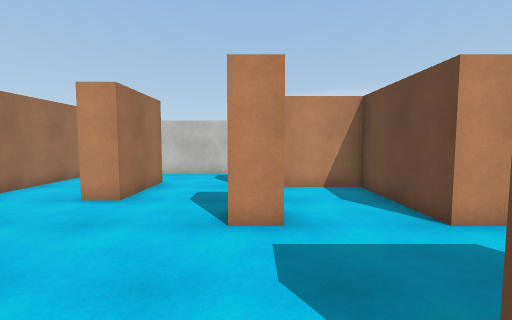
View 1 (above)

16 first-person views from a walk through a scene from a Unity 3-D project. The camera is 1.5 m above the floor, tilts 4° down and sees 90° across. The floor is counted in squares, 1 m on a side. Each view is taken from the middle of a square. On the plan, view 1 faces up. The plan holds only what a view shows up to about 13 squares ahead; the rest is blank. Surface patterns are stand-ins for the level's own textures.

View 2
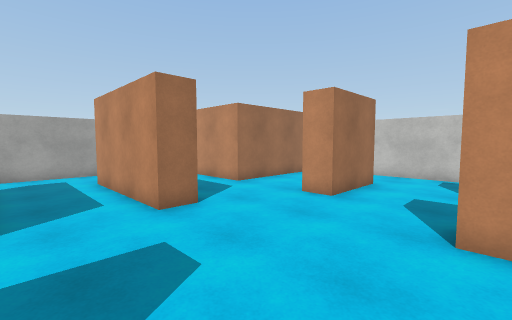

View 3
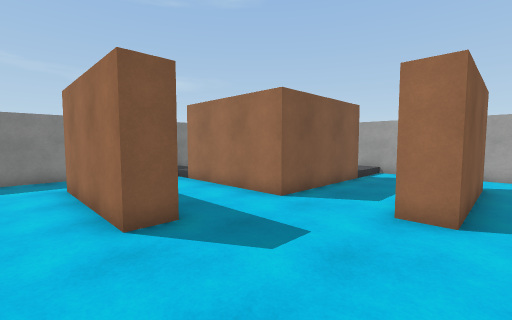

View 4
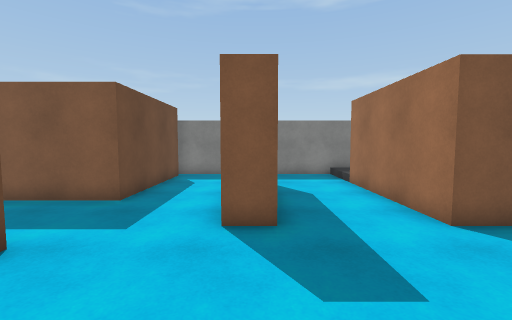

View 5
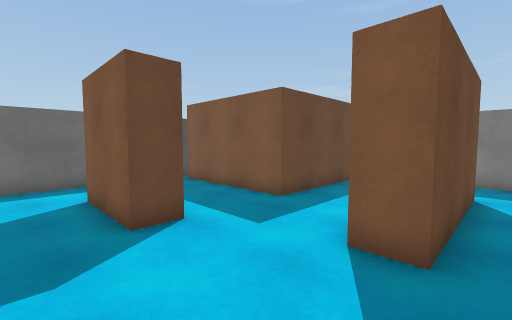

View 6
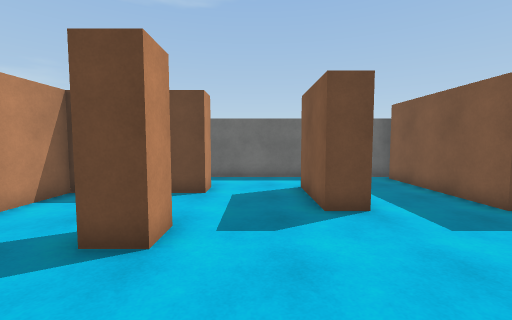

View 7
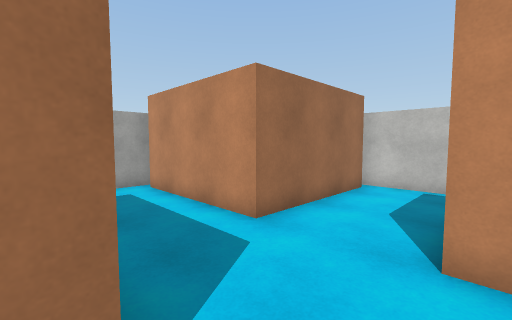

View 8
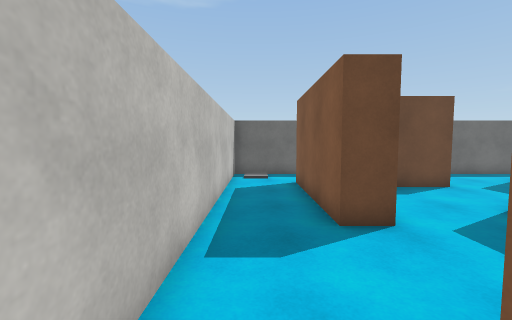

View 9
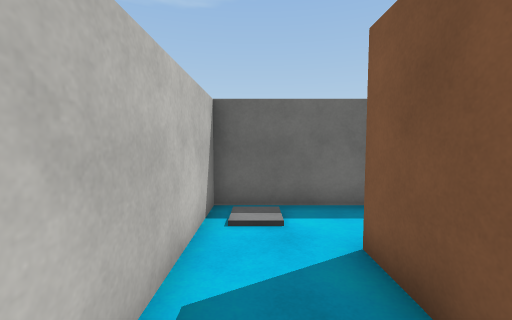

View 10
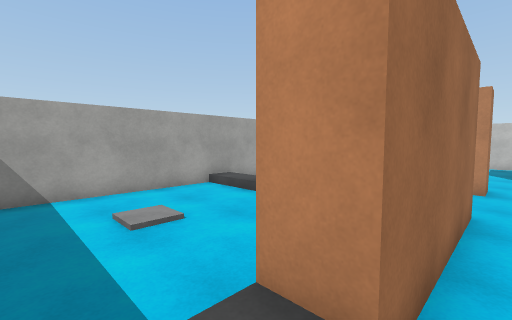

View 11
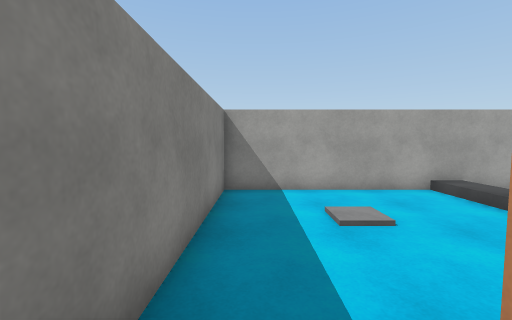

View 12
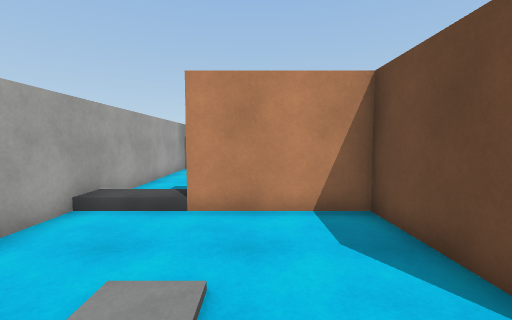

View 13
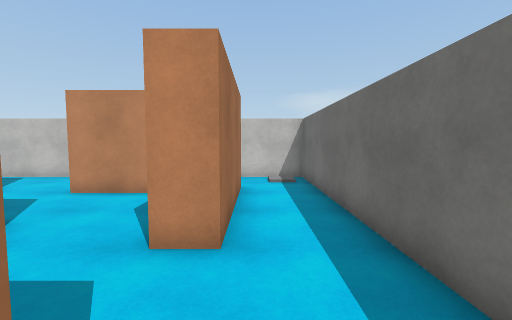

View 14
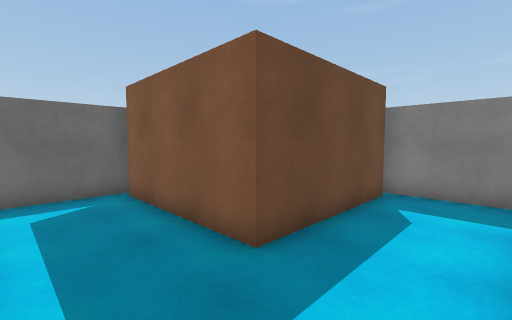

View 15
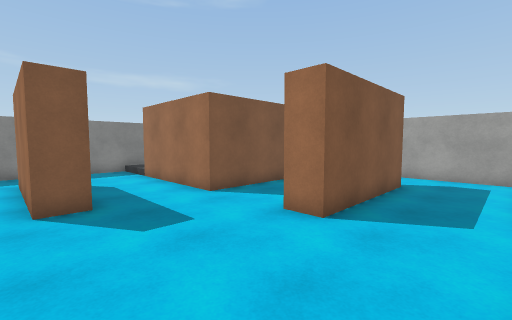

View 16
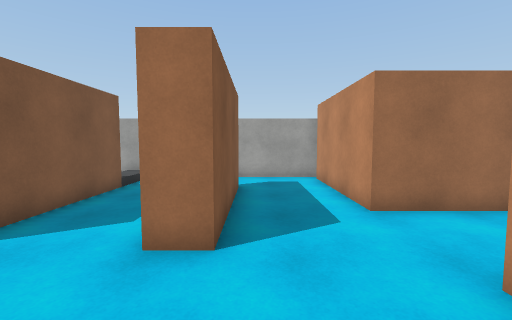

### Floor plan
Points are (right, up) in squares from view 1. A wall is a line through its corners. A room is listed if a view was taken in it or the views show most of it. See-through windows are left out.
Room 1 (views 1, 2, 3, 4, 5, 6, 7, 8, 9, 10, 11, 13, 14, 15, 16)
walls: (0.6, 4.5) (-0.5, 4.5) (-0.5, 5.5); (1.5, 0.4) (1.5, 1.5) (4.5, 1.5); (-3.5, 9.6) (-3.5, 6.5) (-4.5, 6.5); (-10.5, 3.4) (-5.5, 3.4) (-5.5, 2.4) (-10.5, 2.4); (-2.4, -5.5) (-2.4, -0.5) (-1.4, -0.5) (-1.4, -5.5); (4.5, 9.1) (4.5, 4.5) (3.5, 4.5) (3.5, 8.5) (-0.5, 8.5) (-0.5, 9.5) (4.5, 9.5); (-10.6, -0.5) (-5.5, -0.5) (-5.5, -5.5) (-6.5, -5.5); (-7.5, 11.6) (-7.5, 6.5) (-12.5, 6.5); (7, -2.9) (7, 12) (-7.8, 12); (1.5, -7.6) (1.5, -2.5) (6.5, -2.5); (-13, 6.8) (-13, -1.6); (-6.6, -8) (1.8, -8)
Room 2 (view 12)
walls: (-6.5, -4.6) (-6.5, -1.5) (-10.5, -1.5); (-13, -1.6) (-13, -8) (-6.6, -8)

Where each view was taken, in squares from view 1:
view 1: 0 up, 0 right, facing up
view 2: 0 up, 0 right, facing up-left
view 3: 4 up, 0 right, facing down-left
view 4: 4 up, 2 left, facing down
view 5: 3 up, 3 left, facing down-right
view 6: 3 up, 4 left, facing right
view 7: 3 up, 4 left, facing up-left
view 8: 11 up, 5 left, facing right
view 9: 11 up, 1 right, facing right
view 10: 7 down, 5 left, facing up-left
view 11: 7 down, 5 left, facing left
view 12: 7 down, 9 left, facing up
view 13: 1 up, 5 right, facing up
view 14: 0 up, 1 left, facing down-right
view 15: 6 up, 1 left, facing down-left
view 16: 4 up, 2 left, facing left
